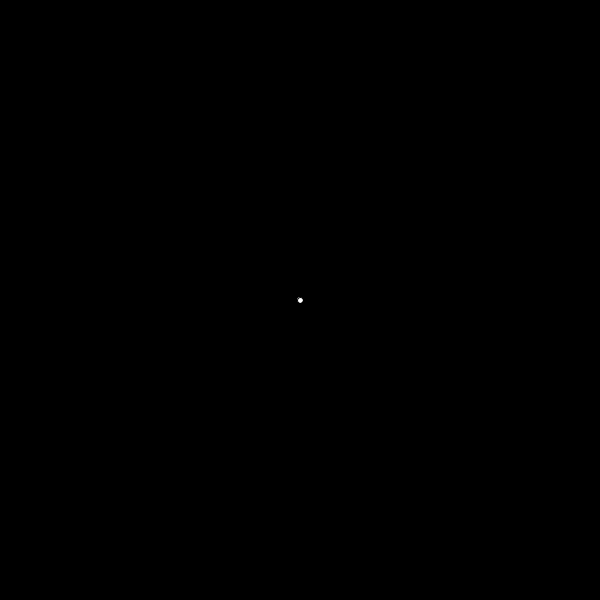
Frame 1 (no input)
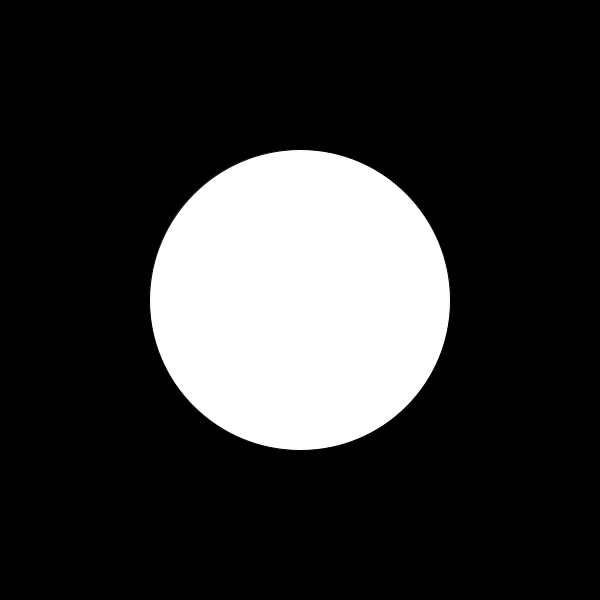
Frame 60 (the mouse pressed at the canvas centre just before this capture)
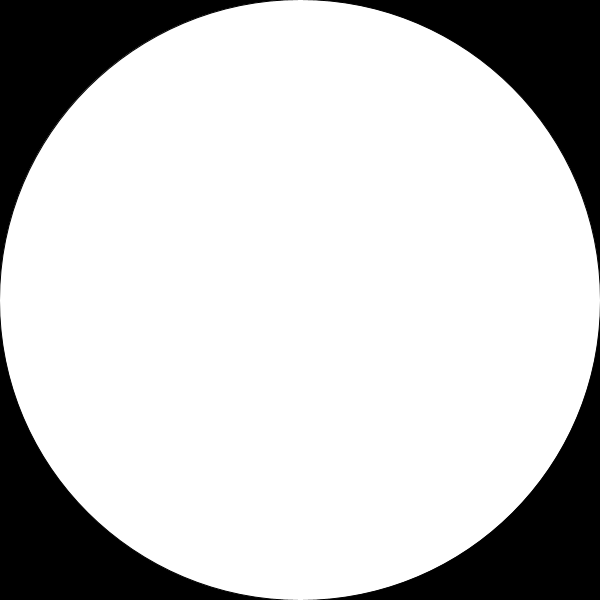
Frame 120 (the mouse held since frame 60 and released just before this capture)

The Processing sketch that drew these frames (run headless with seeded random() and noise(); from frame 60 on, the mouse is pressed at the canvas centre):

// Processing sketch: q5
// ── q5.pde
/*
(Extra Credit) Create a sketch with a circle 
at the center. The circle starts at 1 pixel in 
diameter and grows until it reaches the edges 
of the sketch window. The circle then shrinks 
until it is 1 pixel in diameter and the process 
repeats itself.
*/
float circleD = 1;
float circleSpeed = 5;

void setup() {
  size(600,600);
}

void draw() {
  circleD = circleD + circleSpeed;
  
  // if circle grows too much
  if(circleD > width) {
    circleSpeed = circleSpeed * -1;
  }
  
  // if circle shrinks too much
  if(circleD < 0) {
    circleSpeed = circleSpeed * -1;
  }
  
  background(0);
  
  ellipse(width/2,height/2,circleD,circleD);
}
